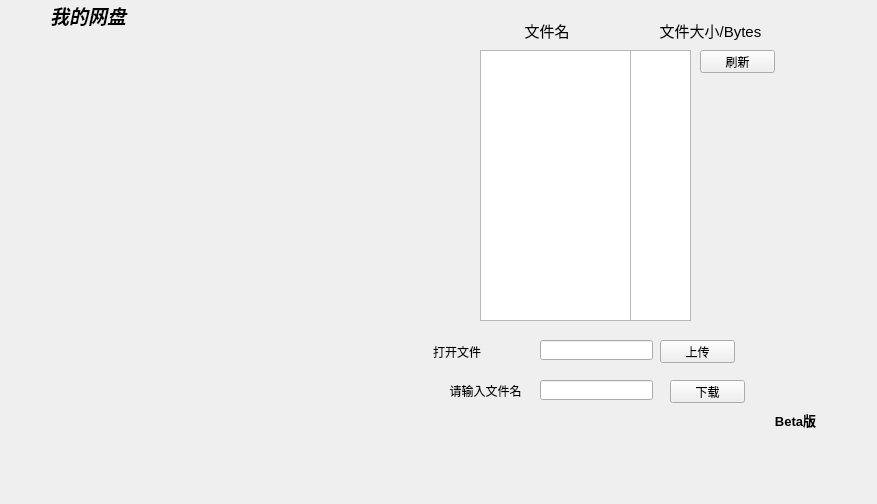
<?xml version="1.0" encoding="UTF-8"?>
<ui version="4.0">
 <class>Widget</class>
 <widget class="QWidget" name="Widget">
  <property name="geometry">
   <rect>
    <x>0</x>
    <y>0</y>
    <width>877</width>
    <height>504</height>
   </rect>
  </property>
  <property name="windowTitle">
   <string>Widget</string>
  </property>
  <widget class="QLabel" name="label">
   <property name="geometry">
    <rect>
     <x>430</x>
     <y>50</y>
     <width>41</width>
     <height>31</height>
    </rect>
   </property>
   <property name="text">
    <string/>
   </property>
   <property name="pixmap">
    <pixmap resource="img.qrc">:/img/dir.jpg</pixmap>
   </property>
   <property name="scaledContents">
    <bool>true</bool>
   </property>
  </widget>
  <widget class="QLabel" name="label_9">
   <property name="geometry">
    <rect>
     <x>50</x>
     <y>0</y>
     <width>131</width>
     <height>31</height>
    </rect>
   </property>
   <property name="font">
    <font>
     <family>楷体</family>
     <pointsize>14</pointsize>
     <weight>75</weight>
     <italic>true</italic>
     <bold>true</bold>
    </font>
   </property>
   <property name="text">
    <string>我的网盘</string>
   </property>
   <property name="scaledContents">
    <bool>true</bool>
   </property>
  </widget>
  <widget class="QLabel" name="label_13">
   <property name="geometry">
    <rect>
     <x>520</x>
     <y>20</y>
     <width>54</width>
     <height>20</height>
    </rect>
   </property>
   <property name="font">
    <font>
     <pointsize>11</pointsize>
    </font>
   </property>
   <property name="text">
    <string>文件名</string>
   </property>
   <property name="alignment">
    <set>Qt::AlignCenter</set>
   </property>
  </widget>
  <widget class="QLabel" name="label_14">
   <property name="geometry">
    <rect>
     <x>640</x>
     <y>20</y>
     <width>141</width>
     <height>21</height>
    </rect>
   </property>
   <property name="font">
    <font>
     <pointsize>11</pointsize>
    </font>
   </property>
   <property name="text">
    <string>文件大小/Bytes</string>
   </property>
   <property name="scaledContents">
    <bool>true</bool>
   </property>
   <property name="alignment">
    <set>Qt::AlignCenter</set>
   </property>
  </widget>
  <widget class="QPushButton" name="download">
   <property name="geometry">
    <rect>
     <x>670</x>
     <y>380</y>
     <width>75</width>
     <height>23</height>
    </rect>
   </property>
   <property name="text">
    <string>下载</string>
   </property>
  </widget>
  <widget class="QLabel" name="label_5">
   <property name="geometry">
    <rect>
     <x>10</x>
     <y>0</y>
     <width>371</width>
     <height>551</height>
    </rect>
   </property>
   <property name="text">
    <string/>
   </property>
   <property name="pixmap">
    <pixmap resource="img.qrc">:/img/Qt2.jpg</pixmap>
   </property>
   <property name="scaledContents">
    <bool>true</bool>
   </property>
  </widget>
  <widget class="QLineEdit" name="getfileInfo">
   <property name="geometry">
    <rect>
     <x>540</x>
     <y>340</y>
     <width>113</width>
     <height>20</height>
    </rect>
   </property>
  </widget>
  <widget class="QLabel" name="label_6">
   <property name="geometry">
    <rect>
     <x>433</x>
     <y>341</y>
     <width>101</width>
     <height>21</height>
    </rect>
   </property>
   <property name="text">
    <string>打开文件</string>
   </property>
  </widget>
  <widget class="QPushButton" name="upLoad">
   <property name="geometry">
    <rect>
     <x>660</x>
     <y>340</y>
     <width>75</width>
     <height>23</height>
    </rect>
   </property>
   <property name="text">
    <string>上传</string>
   </property>
  </widget>
  <widget class="QLabel" name="label_7">
   <property name="geometry">
    <rect>
     <x>760</x>
     <y>410</y>
     <width>71</width>
     <height>20</height>
    </rect>
   </property>
   <property name="font">
    <font>
     <pointsize>10</pointsize>
     <weight>75</weight>
     <italic>false</italic>
     <bold>true</bold>
     <underline>false</underline>
    </font>
   </property>
   <property name="text">
    <string>Beta版</string>
   </property>
   <property name="alignment">
    <set>Qt::AlignCenter</set>
   </property>
  </widget>
  <widget class="QTextEdit" name="nameTxt">
   <property name="geometry">
    <rect>
     <x>480</x>
     <y>50</y>
     <width>151</width>
     <height>271</height>
    </rect>
   </property>
   <property name="font">
    <font>
     <pointsize>15</pointsize>
    </font>
   </property>
  </widget>
  <widget class="QTextEdit" name="bytesTxt">
   <property name="geometry">
    <rect>
     <x>630</x>
     <y>50</y>
     <width>61</width>
     <height>271</height>
    </rect>
   </property>
   <property name="font">
    <font>
     <pointsize>15</pointsize>
    </font>
   </property>
  </widget>
  <widget class="QLabel" name="label_2">
   <property name="geometry">
    <rect>
     <x>430</x>
     <y>90</y>
     <width>41</width>
     <height>31</height>
    </rect>
   </property>
   <property name="text">
    <string/>
   </property>
   <property name="pixmap">
    <pixmap resource="img.qrc">:/img/dir.jpg</pixmap>
   </property>
   <property name="scaledContents">
    <bool>true</bool>
   </property>
  </widget>
  <widget class="QLabel" name="label_3">
   <property name="geometry">
    <rect>
     <x>430</x>
     <y>130</y>
     <width>41</width>
     <height>31</height>
    </rect>
   </property>
   <property name="text">
    <string/>
   </property>
   <property name="pixmap">
    <pixmap resource="img.qrc">:/img/dir.jpg</pixmap>
   </property>
   <property name="scaledContents">
    <bool>true</bool>
   </property>
  </widget>
  <widget class="QLabel" name="label_4">
   <property name="geometry">
    <rect>
     <x>430</x>
     <y>170</y>
     <width>41</width>
     <height>31</height>
    </rect>
   </property>
   <property name="text">
    <string/>
   </property>
   <property name="pixmap">
    <pixmap resource="img.qrc">:/img/dir.jpg</pixmap>
   </property>
   <property name="scaledContents">
    <bool>true</bool>
   </property>
  </widget>
  <widget class="QLabel" name="label_8">
   <property name="geometry">
    <rect>
     <x>430</x>
     <y>210</y>
     <width>41</width>
     <height>31</height>
    </rect>
   </property>
   <property name="text">
    <string/>
   </property>
   <property name="pixmap">
    <pixmap resource="img.qrc">:/img/dir.jpg</pixmap>
   </property>
   <property name="scaledContents">
    <bool>true</bool>
   </property>
  </widget>
  <widget class="QLabel" name="label_15">
   <property name="geometry">
    <rect>
     <x>430</x>
     <y>250</y>
     <width>41</width>
     <height>31</height>
    </rect>
   </property>
   <property name="text">
    <string/>
   </property>
   <property name="pixmap">
    <pixmap resource="img.qrc">:/img/dir.jpg</pixmap>
   </property>
   <property name="scaledContents">
    <bool>true</bool>
   </property>
  </widget>
  <widget class="QPushButton" name="refresh">
   <property name="geometry">
    <rect>
     <x>700</x>
     <y>50</y>
     <width>75</width>
     <height>23</height>
    </rect>
   </property>
   <property name="text">
    <string>刷新</string>
   </property>
  </widget>
  <widget class="QLabel" name="label_16">
   <property name="geometry">
    <rect>
     <x>430</x>
     <y>290</y>
     <width>41</width>
     <height>31</height>
    </rect>
   </property>
   <property name="text">
    <string/>
   </property>
   <property name="pixmap">
    <pixmap resource="img.qrc">:/img/dir.jpg</pixmap>
   </property>
   <property name="scaledContents">
    <bool>true</bool>
   </property>
  </widget>
  <widget class="QLineEdit" name="getFilename">
   <property name="geometry">
    <rect>
     <x>540</x>
     <y>380</y>
     <width>113</width>
     <height>20</height>
    </rect>
   </property>
  </widget>
  <widget class="QLabel" name="label_17">
   <property name="geometry">
    <rect>
     <x>430</x>
     <y>380</y>
     <width>111</width>
     <height>21</height>
    </rect>
   </property>
   <property name="text">
    <string>请输入文件名</string>
   </property>
   <property name="scaledContents">
    <bool>true</bool>
   </property>
   <property name="alignment">
    <set>Qt::AlignCenter</set>
   </property>
  </widget>
  <zorder>label_5</zorder>
  <zorder>label</zorder>
  <zorder>label_13</zorder>
  <zorder>label_14</zorder>
  <zorder>download</zorder>
  <zorder>label_9</zorder>
  <zorder>getfileInfo</zorder>
  <zorder>label_6</zorder>
  <zorder>upLoad</zorder>
  <zorder>label_7</zorder>
  <zorder>nameTxt</zorder>
  <zorder>bytesTxt</zorder>
  <zorder>label_2</zorder>
  <zorder>label_3</zorder>
  <zorder>label_4</zorder>
  <zorder>label_8</zorder>
  <zorder>label_15</zorder>
  <zorder>refresh</zorder>
  <zorder>label_16</zorder>
  <zorder>getFilename</zorder>
  <zorder>label_17</zorder>
 </widget>
 <layoutdefault spacing="6" margin="11"/>
 <resources>
  <include location="img.qrc"/>
 </resources>
 <connections/>
</ui>
